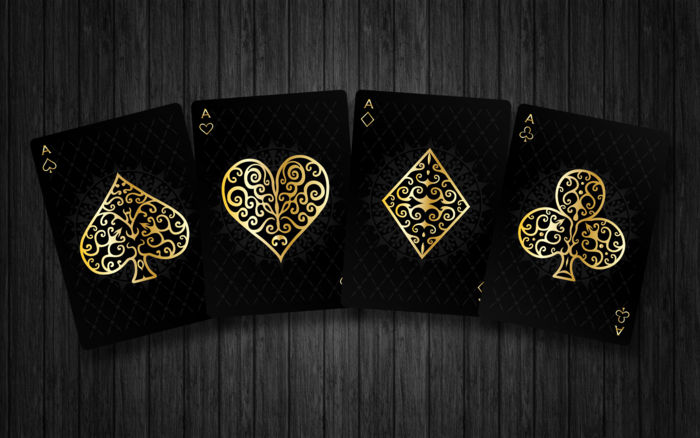
#> input picture Resources/card.png, 700 x 438 px, found by its file name
$ python chap5.py
#> lines starting #> are read from the running program, lines starting #| are printed output that depends on the picture
# Warp Prespective

import cv2
import numpy as np

img = cv2.imread("Resources\card.png")
#> img is the input picture: shape (438, 700, 3); mean B, G, R 26.9, 30, 31.1
print(img.shape)
#| (438, 700, 3)


width,height = 250,350
pts1 = np.float32([[520,100],[670,130],[480,310],[630,350]])
pts2 = np.float32([[0,0],[width,0],[0,height],[width,height]])
matrix = cv2.getPerspectiveTransform(pts1, pts2)
imgOutput = cv2.warpPerspective(img, matrix, (width,height))
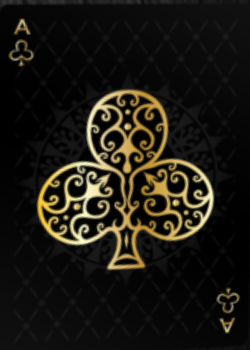
#> imgOutput: shape (350, 250, 3); mean B, G, R 18.7, 26, 28.7

cv2.imshow("Card", img)
cv2.imshow("Card", imgOutput)
cv2.waitKey(0)

$ run again, with Resources/robot.png copied over Resources/card.png
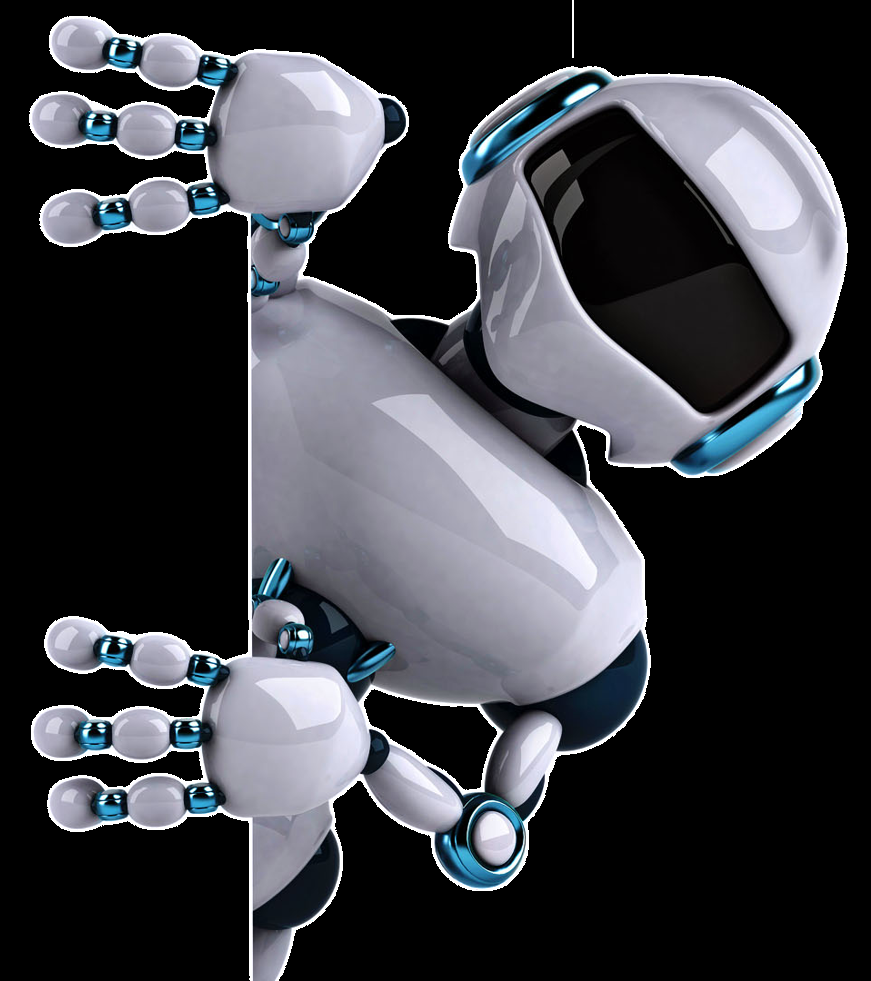
#> input picture Resources/robot.png, 871 x 981 px, found by its file name
#> img is the input picture: shape (981, 871, 3); mean B, G, R 68, 62.2, 60.5
#| (981, 871, 3)
#> `imgOutput = cv2.warpPerspective(img, matrix, (width,height))`:
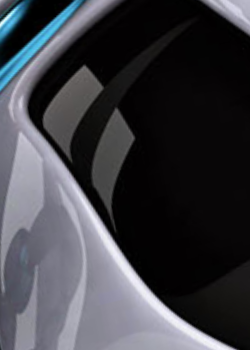
#> imgOutput: shape (350, 250, 3); mean B, G, R 67.8, 62, 61.3
